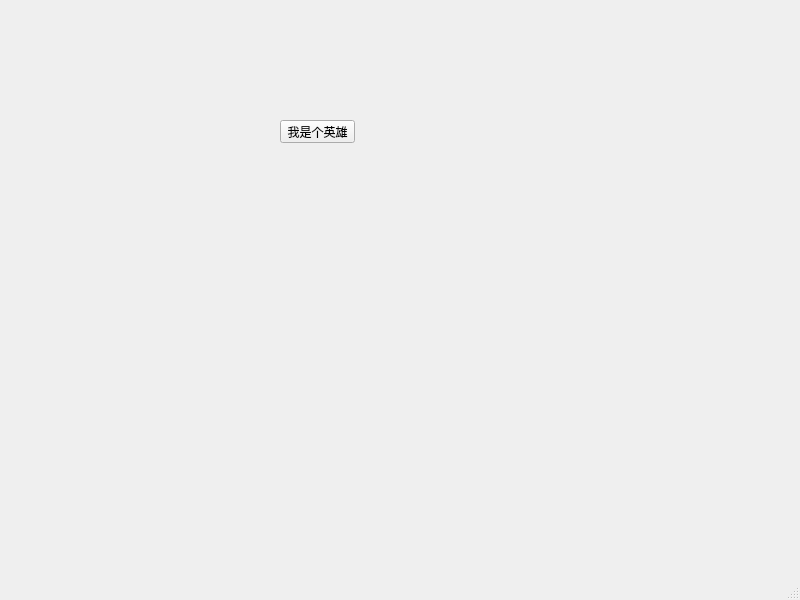
<?xml version="1.0" encoding="UTF-8"?>
<ui version="4.0">
 <class>MainWindow</class>
 <widget class="QMainWindow" name="MainWindow">
  <property name="geometry">
   <rect>
    <x>0</x>
    <y>0</y>
    <width>800</width>
    <height>600</height>
   </rect>
  </property>
  <property name="windowTitle">
   <string>MainWindow</string>
  </property>
  <widget class="QWidget" name="centralwidget">
   <widget class="QPushButton" name="normalBtn">
    <property name="geometry">
     <rect>
      <x>280</x>
      <y>120</y>
      <width>75</width>
      <height>23</height>
     </rect>
    </property>
    <property name="text">
     <string>我是个英雄</string>
    </property>
   </widget>
  </widget>
  <widget class="QMenuBar" name="menubar">
   <property name="geometry">
    <rect>
     <x>0</x>
     <y>0</y>
     <width>800</width>
     <height>23</height>
    </rect>
   </property>
  </widget>
  <widget class="QStatusBar" name="statusbar"/>
 </widget>
 <resources/>
 <connections/>
</ui>
